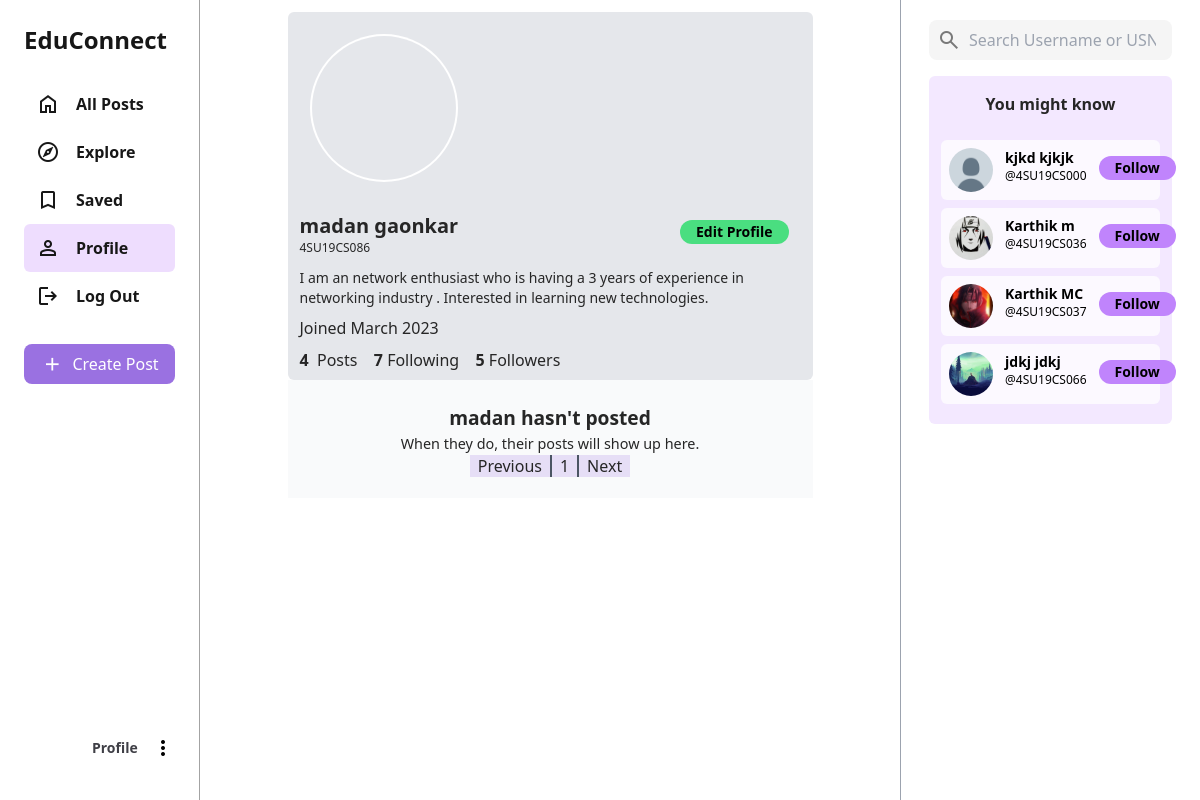
Page /profile/4SU19CS086 (signed in) on the committed database.
### network/models.py (models this page shows, shortened)
class User(AbstractUser):
    profile_pic = models.ImageField(upload_to='profile_pic/',blank=True,default='profile_pic/default_profile_image.png')
    bio = models.TextField(max_length=160, blank=True, null=True)
    cover = models.ImageField(upload_to='covers/',default='covers/default_cover_image.png',blank=True)

### network/views.py (the view)
# urls.py: path("profile/<str:username>", views.profile, name='profile'),
def profile(request, username):
    if request.user.is_anonymous:
        return redirect('login')
    if request.user.is_anonymous==False:
        if authusers.objects.filter(email=request.user.email).first().valid != True:
            messages.error(request, 'admin kicked you out')
            logout(request)
            return redirect('login')
    user = User.objects.get(username=username)
    all_posts = Post.objects.filter(creater=user).order_by('-date_created')
    paginator = Paginator(all_posts, 10)
    page_number = request.GET.get('page')
    if page_number == None:
        page_number = 1
    posts = paginator.get_page(page_number)
    followings = []
    suggestions = []
    follower = False
    if request.user.is_authenticated:
        followings = Follower.objects.filter(followers=request.user).values_list('user', flat=True)
        suggestions = User.objects.exclude(pk__in=followings).exclude(pk=1).exclude(username=request.user.username).order_by("?")[:6]
        if request.user in Follower.objects.get(user=user).followers.all():
            follower = True
        else:
            follower=False
    follower_count = Follower.objects.get(user=user).followers.all().count()
    following_count = Follower.objects.filter(followers=user).count()
    try:
        model,created = usersettings.objects.get_or_create(user=request.user)
        if created:
            pass
        else:
            model.save()
        user_mode = model.dark_mode
    except Exception as e:
        print('exception in dark mode === ', e)
        user_mode = True
    followers = Follower.objects.get(user=user).followers.all()
    following = Follower.objects.filter(followers=user)
    return render(request, 'network/profile.html', {
        "username": user,
        "posts": posts,
        "posts_count": all_posts.count(),
        "suggestions": suggestions,
        "page": "profile",
        "is_follower": follower,
        "follower_count": follower_count,
        "following_count": following_count,
        'user_mode': user_mode,
        "followers":followers,
        'followings':following,
        'form': Postform,
    })

### network/templates/network/profile.html (shortened to what this page needs)
{% extends 'network/index.html' %}
{% load static tailwind_tags %}
{% block profile %}
    <div class="profile-view bg-gray-200 dark:bg-gray-900 mt-3 rounded-md overflow-hidden relative " data-user="{{username.username}}">
        <div class="">
            <div class="relative">
                <div class="cover-image  w-full h-48 bg-center bg-cover " style="background-image: url({{username.cover.url}})"></div>
                <div class="profile-image w-36 rounded-full h-36 bg-center bg-cover absolute  top-1/2 left-6 ring-2 ring-white -translate-y-1/2 " style="background-image: url({{username.profile_pic.url}})"></div>
            </div>
            <div class="profile-details px-3 py-2">
                <div>
                    {% if user.username == username.username %}
                        <button class="btn btn-outline-success float-right bg-green-400 px-4 py-[2px] text-sm mt-2 mr-3 font-semibold text-black rounded-full" id="edit-profile-btn" onclick="showEditProfile();">Edit Profile</button>
                    {% elif is_follower %}
                        <button class="btn btn-success float-right bg-purple-400 px-4 py-[2px] text-sm mt-2 mr-3 font-semibold text-black rounded-full" onclick="unfollow_user(this,'{{username.username}}','edit_page')" id="following-btn">Unfollow</button>
                    {% else %}
                        <button class="btn btn-outline-success float-right bg-purple-400 px-4 py-[2px] text-sm mt-2 mr-3 font-semibold text-black rounded-full " onclick="follow_user(this,'{{username.username}}','edit_page')" id="follow-btn">Follow</button>
                    {% endif %}
                </div>
                <div class="details-data">
                    <h5 class="text-xl font-bold">{{username.first_name}} {{username.last_name}}</h5>
                    <div class="grey text-xs ">{{username.username}}</div>
                    <div class="bio pt-3 text-sm">
                        {% if username.bio is not None %}
                            {{username.bio|linebreaks}}
                        {% endif %}
                    </div>
                    <div class="grey" style="padding: 8px 0px;">
                        Joined {{username.date_joined | date:"F Y"}}
                    </div>
                    <div>
                        <strong>
                            {{posts_count}}
                        </strong>
                        &nbsp;<span class="grey">Posts</span>
                        <button onclick="showFollowing()">
                            <strong id="following__count">{{following_count | default:0}}</strong>&nbsp;<span class="grey1">Following</span>
                        </button>
                        <button onclick="showFollowers()">
                            <strong id="follower__count">{{follower_count | default:0}}</strong>&nbsp;<span class="grey">Followers</span>
                        </button>
                    </div>
                </div>
            </div>
        </div>
    </div>
{% endblock %}
{% block emptyprofile %}
    <center>
        <br>
        <strong style="font-size: 1.2em;">{{username.first_name}} hasn't posted</strong>
        <div class="grey" style="font-size: .9em;">When they do, their posts will show up here.</div>
    </center>
{% endblock %}

### network/templates/network/layout.html (shortened to what this page needs)
{% load static  %}
<!DOCTYPE html>
<html lang="en" class="" >
    <head>
      <script src="https://cdn.tailwindcss.com"></script>
    </head>
    <body class=" bg-white dark:bg-black  ">
        <div class="body h-screen flex w-screen dark:bg-black bg-white " data-page="{{page}}">
            <div class="sidenav w-2/12 bg-white border-r  border-neutral-400 dark:border-r-0 dark:bg-white  dark:bg-opacity-5 px-6  h-screen sticky top-0 container">
                <div class='flex justify-between flex-col h-full  '>
                    <div>
                        <a href="{% url 'index' %}" class="navbar-brand">
                            <p class=" py-6 font-bold  text-neutral-900 dark:text-gray-50 text-2xl" >EduConnect</p>
                        </a>
                        <div>
                            <ul class="text-neutral-900 dark:text-white font-semibold">
                                <li class="nav-item" id="all_posts">
                                <a href="{% url 'index' %}" class="nav-link">
                                    <div class='flex  justify-start items-center  py-3  hover:bg-purple-500 hover:bg-opacity-10 transition-all ease-in-out duration-300  px-3 rounded-md'>
                                        <span class="material-symbols-outlined text-neutral-900 dark:text-white ">home</span>
                                        <p class="pl-4">All Posts</p>
                                    </div>
                                </a>
                                </li>
                                {% if user.is_authenticated %}
                                    <li class="nav-item " id="">
                                        <a href="{% url 'explore' %}" class="nav-link">
                                            <div class='flex  justify-start items-center   py-3   hover:bg-purple-500 hover:bg-opacity-10 transition-all ease-in-out duration-300  px-3 rounded-md'>
                                                <span class="material-symbols-outlined ">explore</span>
                                                <p class="px-4">Explore</p>
                                            </div>
                                        </a>
                                    </li>
                                    <li class="nav-item 0" id="saved">
                                        <a href="{% url 'saved' %}" class="nav-link">
                                            <div class="flex  justify-start items-center  py-3   hover:bg-purple-500 hover:bg-opacity-10 transition-all ease-in-out duration-300  px-3 rounded-md">
                                                <span class="material-symbols-outlined">bookmark</span>
                                                <p class='px-4'>Saved</p>
                                            </div>
                                        </a>
                                    </li>
                                    <li class="nav-item " id="profile">
                                        <a href="{% url 'profile' user.username %}" class="nav-link">
                                            <div class="flex  justify-start items-center  py-3   hover:bg-purple-500 hover:bg-opacity-10 transition-all ease-in-out duration-300 {% if page == "profile" %}bg-purple-500 bg-opacity-20 font-bold{% endif %} px-3 rounded-md">
                                                <span class="material-symbols-outlined">person</span>
                                                <p class='px-4'>Profile</p>
                                            </div>
                                        </a>
                                    </li>
                                    <li class="nav-item 0" id="logout">
                                        <a href="{% url 'logout' %}" class="nav-link">
                                            <div class="flex  justify-start items-center  py-3   hover:bg-purple-500 hover:bg-opacity-10 transition-all ease-in-out duration-300 px-3 rounded-md">
                                                <span class="material-symbols-outlined">logout</span>
                                                <p class='px-4'>Log Out</p>
                                            </div>
                                        </a>
                                    </li>
                                {% endif %}
                            </ul>
                        </div>
                        {% if user.is_authenticated %}
                            <button id="popup-btn" class="new-post-btn px-4 py-2 bg-soc w-full my-6 rounded-lg text-white flex justify-center items-center " onclick="create_post()"><span class="material-symbols-outlined scale-90 pr-2 ">add</span>Create Post</button>
                        {% endif %}
                    </div>
                    <div class=' w-full'>
                        {% if user.is_authenticated %}
                            <li class=" flex container justify-between items-center w-full  max-h-20 h-16  my-5  bg-white hover:bg-neutral-50 dark:bg-neutral-100 dark:bg-opacity-25 rounded-md">
                                <a href="{% url 'profile' user.username %}" class="nav-link w-full flex ">
                                    <div class="user_account flex justify-start items-center px-3 w-full h-auto ">
                                        <div class="h-10 w-10 min-w-0 min-h-0 overflow-hidden rounded-full  flex ">
                                            <div class="h-full w-full bg-cover bg-center rounded-full flex " style="background-image: url({{user.profile_pic.url}})"></div>
                                        </div>
                                        <div class="flex flex-col pl-4">
                                            <p class=" font-semibold text-sm text-zinc-700 dark:text-gray-300 ">Profile</p>
                                        </div>
                                    </div>
                                </a>
                                <button  class="relative  ">
                                    <div class="flex justify-center items-center"><span onclick="showsettings()" id="threedots" class="material-symbols-outlined elementvisible text-black dark:text-white ">more_vert</span></div>
                                </button>
                            </li>
                        {% endif %}
                    </div>
                </div>
            </div>
            <div class=" scrollbardisable w-7/12 flex justify-center dark:bg-black bg-white text-neutral-800  dark:text-white overflow-y-auto ">
                <div class='w-3/4'>
                    {% block body %}
                    {% endblock %}
                </div>
            </div>
            <div class="right-div px-7 py-5 w-3/12 bg-white border-l dark:border-l-0 border-gray-400 dark:bg-white dark:bg-opacity-10 h-screen overflow-y-scroll relative">
                <nav class="head w-full">
                    <form action="#">
                        <div class="search-div w-full flex justify-start bg-neutral-100 dark:bg-white  px-2 py-2 rounded-lg items-center   ">
                            <div class="inline-flex justify-center items-center opacity-50">
                                <span class="material-symbols-outlined text-black">search</span>
                            </div>
                            <input type="text" name="searchuser" id='searchuser'  class="px-2 bg-transparent outline-none w-full " autocomplete="off" id="search-box" placeholder="Search Username or USN">
                        </div>
                    </form>
                </nav>
                <div id='suggestionbox' class='right-div-content   w-full bg-purple-100 dark:bg-purple-400 dark:bg-opacity-10 text-white rounded-md my-4 px-3'>
                    {% if user.is_authenticated %}
                        <div class="suggestion-box pb-3">
                            <div class="suggestion-header text-center py-4 font-bold text-neutral-800 dark:text-white font-mono ">
                                You might know
                            </div>
                            <div class=''>
                            {% for suggestion in suggestions %}
                                <div class="suggestion-user flex justify-between items-start my-2 bg-white text-black bg-opacity-75 rounded-md p-2">
                                    <div class='flex justify-start'>
                                    <div>
                                        <a href="{% url 'profile' suggestion.username %}">
                                            <div class="small-profilepic w-11 h-11 bg-cover bg-center  rounded-full " style="background-image: url({{suggestion.profile_pic.url}})"></div>
                                        </a>
                                    </div>
                                    <div class="user-details px-3">
                                        <a href="{% url 'profile' suggestion.username %}">
                                            <div id="user-name" class="text-sm font-semibold">
                                                    {{suggestion.first_name}} {{suggestion.last_name}}
                                            </div>
                                            <div class="grey text-xs font-thin ">@{{suggestion.username}}</div>
                                        </a>
                                    </div>
                                    </div>
                                    <div class="">
                                        <button class="btn btn-outline-success bg-purple-400 px-4 py-[2px] text-sm mt-2 mr-3 font-semibold text-black rounded-full" type="button" onclick="follow_user(this,'{{suggestion.username}}','suggestion')">Follow</button>
                                    </div>
                                </div>
                            {% empty %}
                                    <div style="text-align: center; border-bottom: .5px solid #e6ecf0; padding: 10px 15px;">
                                        <span class="grey" style="font-size: .9em;">No suggestions available.</span>
                                    </div>
                            {% endfor %}
                        </div>
                        </div>
                    {% endif %}
                </div>
            </div>
        </div>
    </body>
</html>

### rows in the picture
User: first_name "madan", last_name "gaonkar", username "4SU19CS086", bio "I am an network enthusiast who is having a 3 years of experience in networking industry . Interested in learning new technologies.", date_joined "March 2023"
User: profile_pic (placeholder picture), first_name "kjkd", last_name "kjkjk", username "4SU19CS000"
User: profile_pic (picture), first_name "Karthik", last_name "m", username "4SU19CS036"
User: profile_pic (picture), first_name "Karthik", last_name "MC", username "4SU19CS037"
User: profile_pic (picture), first_name "jdkj", last_name "jdkj", username "4SU19CS066"

### other values in the picture
{{ posts_count }} "4"
{{ following_count | default:0 }} "7"
{{ follower_count | default:0 }} "5"
{{ each }} "1"
